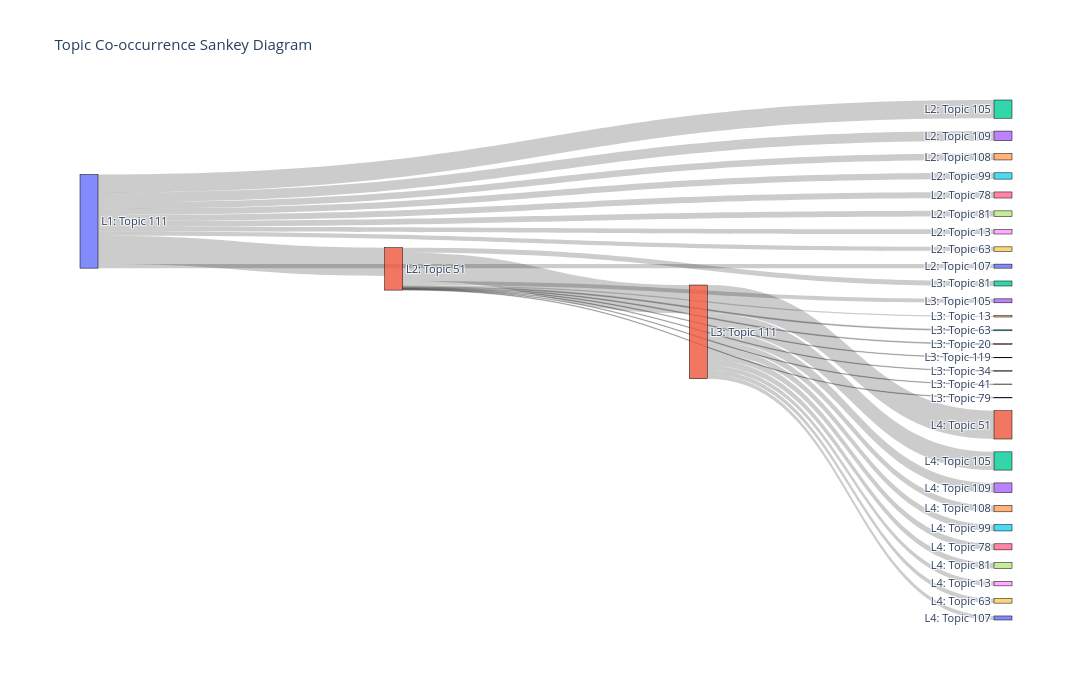

Notebook cell for this chart:
### Code cell
import plotly.graph_objects as go

def get_top_cooccurring(topic_id, co_occurrences, top_n=10):
    co_topics = []

    for (topic_a, topic_b), count in co_occurrences.items():
        if topic_a == topic_id:
            co_topics.append((topic_b, count))
        elif topic_b == topic_id:
            co_topics.append((topic_a, count))

    co_topics = sorted(co_topics, key=lambda x: x[1], reverse=True)
    return co_topics[:top_n]


def build_sankey_chain(topic_frequencies, co_occurrences, top_n=10, levels=4):
    # Start from the most common topic
    current_topic = topic_frequencies.most_common(1)[0][0]

    labels = []
    label_to_idx = {}
    sources = []
    targets = []
    values = []

    def add_node(topic_id, level):
        label = f"L{level}: Topic {topic_id}"
        if label not in label_to_idx:
            label_to_idx[label] = len(labels)
            labels.append(label)
        return label_to_idx[label]

    for level in range(1, levels):
        source_idx = add_node(current_topic, level)

        top_co_topics = get_top_cooccurring(
            current_topic,
            co_occurrences,
            top_n=top_n
        )

        if not top_co_topics:
            break

        for co_topic, count in top_co_topics:
            target_idx = add_node(co_topic, level + 1)
            sources.append(source_idx)
            targets.append(target_idx)
            values.append(count)

        # Continue from the most common topic among the correlated ones
        current_topic = max(
            [topic for topic, count in top_co_topics],
            key=lambda topic: topic_frequencies[topic]
        )

    return labels, sources, targets, values


labels, sources, targets, values = build_sankey_chain(
    topic_frequencies=topic_frequencies,
    co_occurrences=co_occurrences,
    top_n=10,
    levels=4
)

fig = go.Figure(
    data=[
        go.Sankey(
            node=dict(
                pad=20,
                thickness=18,
                line=dict(color="black", width=0.5),
                label=labels
            ),
            link=dict(
                source=sources,
                target=targets,
                value=values
            )
        )
    ]
)

fig.update_layout(
    title_text="Topic Co-occurrence Sankey Diagram",
    font_size=11,
    width=1100,
    height=700
)

fig.show()

### Figure 1 — Plotly figure (JSON) as saved in the notebook; plotly's stock layout.template omitted (floating-point values rounded to 4 significant figures)
{"data": [{"link": {"source": [0, 0, 0, 0, 0, 0, 0, 0, 0, 0, 1, 1, 1, 1, 1, 1, 1, 1, 1, 1, 11, 11, 11, 11, 11, 11, 11, 11, 11, 11], "target": [1, 2, 3, 4, 5, 6, 7, 8, 9, 10, 11, 12, 13, 14, 15, 16, 17, 18, 19, 20, 21, 22, 23, 24, 25, 26, 27, 28, 29, 30], "value": [1009, 651, 344, 229, 225, 217, 205, 163, 158, 144, 1009, 179, 142, 48, 34, 28, 20, 19, 19, 18, 1009, 651, 344, 229, 225, 217, 205, 163, 158, 144]}, "node": {"label": ["L1: Topic 111", "L2: Topic 51", "L2: Topic 105", "L2: Topic 109", "L2: Topic 108", "L2: Topic 99", "L2: Topic 78", "L2: Topic 81", "L2: Topic 13", "L2: Topic 63", "L2: Topic 107", "L3: Topic 111", "L3: Topic 81", "L3: Topic 105", "L3: Topic 13", "L3: Topic 63", "L3: Topic 20", "L3: Topic 119", "L3: Topic 34", "L3: Topic 41", "L3: Topic 79", "L4: Topic 51", "L4: Topic 105", "L4: Topic 109", "L4: Topic 108", "L4: Topic 99", "L4: Topic 78", "L4: Topic 81", "L4: Topic 13", "L4: Topic 63", "L4: Topic 107"], "line": {"color": "black", "width": 0.5}, "pad": 20, "thickness": 18}, "type": "sankey"}], "layout": {"font": {"size": 11}, "height": 700, "title": {"text": "Topic Co-occurrence Sankey Diagram"}, "width": 1100}}
